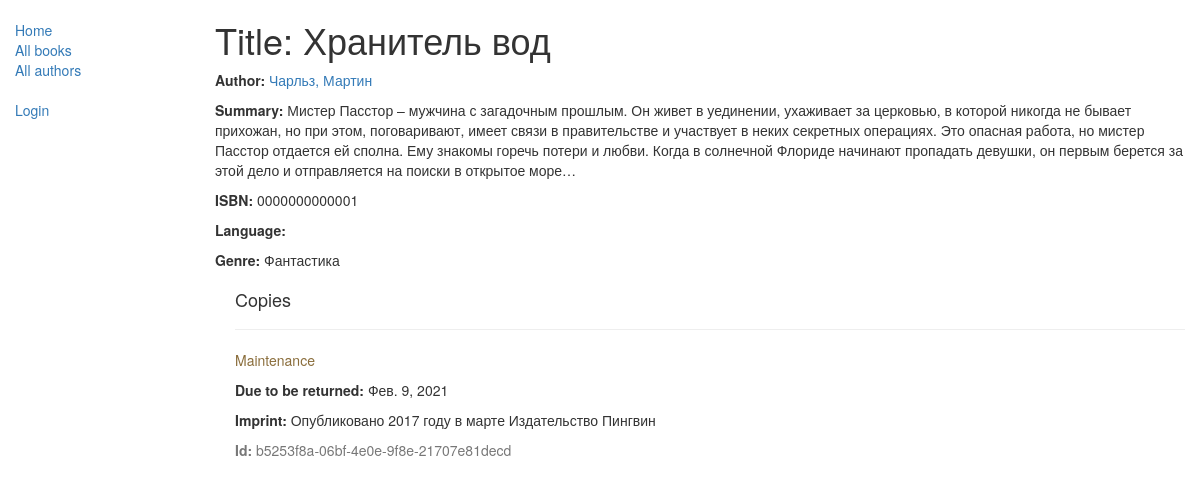
/catalog/book/1, run on the app's committed database.
### catalog/models.py (models this page shows, shortened)
class Book(models.Model):
    title = models.CharField(max_length=200)
    author = models.ForeignKey('Author', on_delete=models.SET_NULL, null=True)
    summary = models.TextField(max_length=1000, help_text="Enter a brief description of the book")
    isbn = models.CharField('ISBN',max_length=13, help_text='13 Character <a href="https://www.isbn-international.org/content/what-isbn">ISBN number</a>')
    genre = models.ManyToManyField(Genre, help_text="Select a genre for this book")
    def display_genre(self):
        """
        Creates a string for the Genre. This is required to display genre in Admin.
        """
        return ', '.join([genre.name for genre in self.genre.all()[:3]])
    display_genre.short_description = 'Genre'

class Author(models.Model):
    first_name = models.CharField(max_length=100)
    last_name = models.CharField(max_length=100)
    date_of_birth = models.DateField(null=True, blank=True)
    date_of_death = models.DateField('Died', null=True, blank=True)
    def __str__(self):
        return '%s, %s' % (self.last_name, self.first_name)
    class Meta:
        ordering = ['last_name']

class Genre(models.Model):
    name = models.CharField(max_length=200, help_text="Enter a book genre (e.g. Science Fiction, French Poetry etc.)")
    def __str__(self):
        return self.name

class BookInstance(models.Model):
    id = models.UUIDField(primary_key=True, default=uuid.uuid4, help_text="Unique ID for this particular book across whole library")
    book = models.ForeignKey('Book', on_delete=models.SET_NULL, null=True)
    imprint = models.CharField(max_length=200)
    due_back = models.DateField(null=True, blank=True)
    borrower = models.ForeignKey(User, on_delete=models.SET_NULL, null=True, blank=True)
    LOAN_STATUS = (
        ('m', 'Maintenance'),
        ('o', 'On loan'),
        ('a', 'Available'),
        ('r', 'Reserved'),
    )
    status = models.CharField(max_length=1, choices=LOAN_STATUS, blank=True, default='m', help_text='Book availability')
    class Meta:
        ordering = ["due_back"]
        permissions = (("can_mark_returned", "Set book as returned"),)

### catalog/views.py (the view)
# urls.py: url(r'^book/(?P<pk>\d+)$', views.BookDetailView.as_view(), name='book-detail'),
class BookDetailView(generic.DetailView):
    model = Book

### catalog/templates/catalog/book_detail.html
{% extends "base_generic.html" %}
{% block content %}
  <h1>Title: {{ book.title }}</h1>
  <p><strong>Author:</strong> <a href="">{{ book.author }}</a></p>
  <p><strong>Summary:</strong> {{ book.summary }}</p>
  <p><strong>ISBN:</strong> {{ book.isbn }}</p>
  <p><strong>Language:</strong> {{ book.language }}</p>
  <p><strong>Genre:</strong> {% for genre in book.genre.all %} {{ genre }}{% if not forloop.last %}, {% endif %}{% endfor %}</p>
  <div style="margin-left:20px;margin-top:20px">
    <h4>Copies</h4>
    {% for copy in book.bookinstance_set.all %}
    <hr>
    <p class="{% if copy.status == 'a' %}text-success{% elif copy.status == 'd' %}text-danger{% else %}text-warning{% endif %}">{{ copy.get_status_display }}</p>
    {% if copy.status != 'a' %}<p><strong>Due to be returned:</strong> {{copy.due_back}}</p>{% endif %}
    <p><strong>Imprint:</strong> {{copy.imprint}}</p>
    <p class="text-muted"><strong>Id:</strong> {{copy.id}}</p>
    {% endfor %}
  </div>
{% endblock %}

### data on the page
Book: title "Хранитель вод", author "Чарльз, Мартин", summary "Мистер Пасстор – мужчина с загадочным прошлым. Он живет в уединении, ухаживает за церковью, в которой никогда не бывает прихожан, но при этом, поговаривают, имеет связи в правительстве и участвует в неких секретных операциях. Это опасная работа, но мистер Пасстор отдается ей сполна. Ему знакомы горечь потери и любви. Когда в солнечной Флориде начинают пропадать девушки, он первым берется за этой дело и отправляется на поиски в открытое море…", isbn "0000000000001"
Genre: name "Фантастика"
BookInstance: status "Maintenance", due_back "Фев. 9, 2021", imprint "Опубликовано 2017 году в марте Издательство Пингвин", id "b5253f8a-06bf-4e0e-9f8e-21707e81decd"
